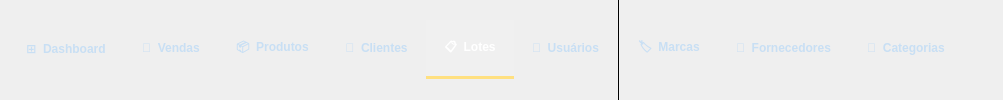
    <widget class="QFrame" name="frameNavBar">
     <property name="minimumHeight"><number>44</number></property>
     <property name="maximumHeight"><number>44</number></property>
     <property name="styleSheet">
      <string notr="true">
       QFrame#frameNavBar { background-color: #1a5fa0; }
       QPushButton {
        background-color: transparent;
        color: #c8dff4;
        font-size: 12px;
        font-weight: bold;
        border: none;
        border-bottom: 3px solid transparent;
        min-height: 44px;
        padding: 6px 18px;
       }
       QPushButton:hover {
        color: white;
        background-color: rgba(255,255,255,15);
        border-bottom: 3px solid rgba(255,255,255,60);
       }
       QPushButton:checked {
        color: white;
        background-color: rgba(255,255,255,20);
        border-bottom: 3px solid #ffe080;
       }
       /* Sub-itens de catálogo (marcas/fornec/categ) — fonte menor */
       QPushButton[navSub="true"] {
        font-size: 11px;
        padding: 4px 12px;
        color: #a8d4f0;
       }
       QPushButton[navSub="true"]:hover  { color: white; }
       QPushButton[navSub="true"]:checked { color: white; }
      </string>
     </property>
     <layout class="QHBoxLayout" name="navHLayout">
      <property name="spacing"><number>0</number></property>
      <property name="leftMargin"><number>8</number></property>
      <property name="topMargin"><number>0</number></property>
      <property name="rightMargin"><number>0</number></property>
      <property name="bottomMargin"><number>0</number></property>
      <item>
       <widget class="QPushButton" name="btnNavDashboard">
        <property name="text"><string>⊞  Dashboard</string></property>
        <property name="checkable"><bool>true</bool></property>
       </widget>
      </item>
      <item>
       <widget class="QPushButton" name="btnNavVendas">
        <property name="text"><string>🛒  Vendas</string></property>
        <property name="checkable"><bool>true</bool></property>
       </widget>
      </item>
      <item>
       <widget class="QPushButton" name="btnNavProdutos">
        <property name="text"><string>📦  Produtos</string></property>
        <property name="checkable"><bool>true</bool></property>
       </widget>
      </item>
      <item>
       <widget class="QPushButton" name="btnNavClientes">
        <property name="text"><string>👥  Clientes</string></property>
        <property name="checkable"><bool>true</bool></property>
       </widget>
      </item>
      <item>
       <widget class="QPushButton" name="btnNavLotes">
        <property name="text"><string>📋  Lotes</string></property>
        <property name="checkable"><bool>true</bool></property>
        <property name="checked"><bool>true</bool></property>
       </widget>
      </item>
      <item>
       <widget class="QPushButton" name="btnNavUsuarios">
        <property name="text"><string>🔑  Usuários</string></property>
        <property name="checkable"><bool>true</bool></property>
       </widget>
      </item>
      <item>
       <widget class="QFrame" name="navSeparator">
        <property name="minimumWidth"><number>1</number></property>
        <property name="maximumWidth"><number>1</number></property>
        <property name="styleSheet"><string notr="true">background-color:rgba(255,255,255,40);</string></property>
        <property name="frameShape"><enum>QFrame::VLine</enum></property>
       </widget>
      </item>
      <item>
       <widget class="QPushButton" name="btnNavMarcas">
        <property name="text"><string>🏷  Marcas</string></property>
        <property name="checkable"><bool>true</bool></property>
       </widget>
      </item>
      <item>
       <widget class="QPushButton" name="btnNavFornecedores">
        <property name="text"><string>🚚  Fornecedores</string></property>
        <property name="checkable"><bool>true</bool></property>
       </widget>
      </item>
      <item>
       <widget class="QPushButton" name="btnNavCategorias">
        <property name="text"><string>📂  Categorias</string></property>
        <property name="checkable"><bool>true</bool></property>
       </widget>
      </item>
      <item>
       <spacer name="navSpacer">
        <property name="orientation"><enum>Qt::Horizontal</enum></property>
        <property name="sizeHint" stdset="0"><size><width>40</width><height>10</height></size></property>
       </spacer>
      </item>
     </layout>
    </widget>
